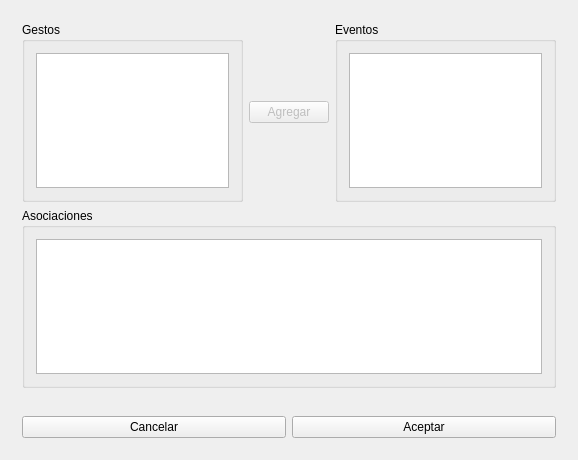
<?xml version="1.0" encoding="UTF-8"?>
<ui version="4.0">
 <class>AddAsociationClass</class>
 <widget class="QDialog" name="AddAsociationClass">
  <property name="geometry">
   <rect>
    <x>0</x>
    <y>0</y>
    <width>578</width>
    <height>460</height>
   </rect>
  </property>
  <property name="windowTitle">
   <string>Agregar asociación</string>
  </property>
  <layout class="QVBoxLayout" name="verticalLayout">
   <item>
    <widget class="QWidget" name="widget" native="true">
     <layout class="QGridLayout" name="gridLayout_4">
      <item row="0" column="0">
       <widget class="QGroupBox" name="groupBox">
        <property name="title">
         <string>Gestos</string>
        </property>
        <layout class="QGridLayout" name="gridLayout">
         <item row="0" column="0">
          <widget class="QListWidget" name="gestosView">
           <property name="toolTip">
            <string>&lt;!DOCTYPE HTML PUBLIC &quot;-//W3C//DTD HTML 4.0//EN&quot; &quot;http://www.w3.org/TR/REC-html40/strict.dtd&quot;&gt;
&lt;html&gt;&lt;head&gt;&lt;meta name=&quot;qrichtext&quot; content=&quot;1&quot; /&gt;&lt;style type=&quot;text/css&quot;&gt;
p, li { white-space: pre-wrap; }
&lt;/style&gt;&lt;/head&gt;&lt;body style=&quot; font-family:'Segoe UI'; font-size:9pt; font-weight:400; font-style:normal;&quot;&gt;
&lt;p style=&quot; margin-top:0px; margin-bottom:0px; margin-left:0px; margin-right:0px; -qt-block-indent:0; text-indent:0px;&quot;&gt;Gestos cargados&lt;/p&gt;&lt;/body&gt;&lt;/html&gt;</string>
           </property>
          </widget>
         </item>
        </layout>
       </widget>
      </item>
      <item row="0" column="1">
       <widget class="QPushButton" name="addAsociacion">
        <property name="enabled">
         <bool>false</bool>
        </property>
        <property name="toolTip">
         <string>Agregar asociación seleccionada</string>
        </property>
        <property name="text">
         <string>Agregar</string>
        </property>
       </widget>
      </item>
      <item row="0" column="2">
       <widget class="QGroupBox" name="groupBox_2">
        <property name="title">
         <string>Eventos</string>
        </property>
        <layout class="QGridLayout" name="gridLayout_2">
         <item row="0" column="0">
          <widget class="QListWidget" name="eventosView">
           <property name="toolTip">
            <string>&lt;!DOCTYPE HTML PUBLIC &quot;-//W3C//DTD HTML 4.0//EN&quot; &quot;http://www.w3.org/TR/REC-html40/strict.dtd&quot;&gt;
&lt;html&gt;&lt;head&gt;&lt;meta name=&quot;qrichtext&quot; content=&quot;1&quot; /&gt;&lt;style type=&quot;text/css&quot;&gt;
p, li { white-space: pre-wrap; }
&lt;/style&gt;&lt;/head&gt;&lt;body style=&quot; font-family:'Segoe UI'; font-size:9pt; font-weight:400; font-style:normal;&quot;&gt;
&lt;p style=&quot; margin-top:0px; margin-bottom:0px; margin-left:0px; margin-right:0px; -qt-block-indent:0; text-indent:0px;&quot;&gt;Eventos cargados&lt;/p&gt;&lt;/body&gt;&lt;/html&gt;</string>
           </property>
          </widget>
         </item>
        </layout>
       </widget>
      </item>
      <item row="1" column="0" colspan="3">
       <widget class="QGroupBox" name="groupBox_3">
        <property name="title">
         <string>Asociaciones</string>
        </property>
        <layout class="QGridLayout" name="gridLayout_3">
         <item row="0" column="0">
          <widget class="QListWidget" name="asociacionesView">
           <property name="toolTip">
            <string>&lt;!DOCTYPE HTML PUBLIC &quot;-//W3C//DTD HTML 4.0//EN&quot; &quot;http://www.w3.org/TR/REC-html40/strict.dtd&quot;&gt;
&lt;html&gt;&lt;head&gt;&lt;meta name=&quot;qrichtext&quot; content=&quot;1&quot; /&gt;&lt;style type=&quot;text/css&quot;&gt;
p, li { white-space: pre-wrap; }
&lt;/style&gt;&lt;/head&gt;&lt;body style=&quot; font-family:'Segoe UI'; font-size:9pt; font-weight:400; font-style:normal;&quot;&gt;
&lt;p style=&quot; margin-top:0px; margin-bottom:0px; margin-left:0px; margin-right:0px; -qt-block-indent:0; text-indent:0px;&quot;&gt;Asociaciones cargadas&lt;/p&gt;&lt;/body&gt;&lt;/html&gt;</string>
           </property>
           <property name="modelColumn">
            <number>0</number>
           </property>
          </widget>
         </item>
        </layout>
       </widget>
      </item>
     </layout>
    </widget>
   </item>
   <item>
    <widget class="QWidget" name="widget_2" native="true">
     <layout class="QHBoxLayout" name="horizontalLayout">
      <item>
       <widget class="QPushButton" name="pushButton_2">
        <property name="text">
         <string>Cancelar</string>
        </property>
       </widget>
      </item>
      <item>
       <widget class="QPushButton" name="pushButton">
        <property name="text">
         <string>Aceptar</string>
        </property>
       </widget>
      </item>
     </layout>
    </widget>
   </item>
  </layout>
 </widget>
 <layoutdefault spacing="6" margin="11"/>
 <resources/>
 <connections>
  <connection>
   <sender>pushButton_2</sender>
   <signal>clicked()</signal>
   <receiver>AddAsociationClass</receiver>
   <slot>reject()</slot>
   <hints>
    <hint type="sourcelabel">
     <x>174</x>
     <y>431</y>
    </hint>
    <hint type="destinationlabel">
     <x>183</x>
     <y>456</y>
    </hint>
   </hints>
  </connection>
  <connection>
   <sender>pushButton</sender>
   <signal>clicked()</signal>
   <receiver>AddAsociationClass</receiver>
   <slot>accept()</slot>
   <hints>
    <hint type="sourcelabel">
     <x>414</x>
     <y>432</y>
    </hint>
    <hint type="destinationlabel">
     <x>426</x>
     <y>455</y>
    </hint>
   </hints>
  </connection>
  <connection>
   <sender>addAsociacion</sender>
   <signal>clicked()</signal>
   <receiver>AddAsociationClass</receiver>
   <slot>addSelectedItems()</slot>
   <hints>
    <hint type="sourcelabel">
     <x>284</x>
     <y>111</y>
    </hint>
    <hint type="destinationlabel">
     <x>574</x>
     <y>212</y>
    </hint>
   </hints>
  </connection>
  <connection>
   <sender>gestosView</sender>
   <signal>itemClicked(QListWidgetItem*)</signal>
   <receiver>AddAsociationClass</receiver>
   <slot>saveGestureClicked(QListWidgetItem*)</slot>
   <hints>
    <hint type="sourcelabel">
     <x>182</x>
     <y>140</y>
    </hint>
    <hint type="destinationlabel">
     <x>4</x>
     <y>206</y>
    </hint>
   </hints>
  </connection>
  <connection>
   <sender>eventosView</sender>
   <signal>itemClicked(QListWidgetItem*)</signal>
   <receiver>AddAsociationClass</receiver>
   <slot>saveEventClicked(QListWidgetItem*)</slot>
   <hints>
    <hint type="sourcelabel">
     <x>456</x>
     <y>110</y>
    </hint>
    <hint type="destinationlabel">
     <x>576</x>
     <y>142</y>
    </hint>
   </hints>
  </connection>
 </connections>
 <slots>
  <slot>addSelectedItems()</slot>
  <slot>saveGestureClicked(QListWidgetItem*)</slot>
  <slot>saveEventClicked(QListWidgetItem*)</slot>
 </slots>
</ui>
